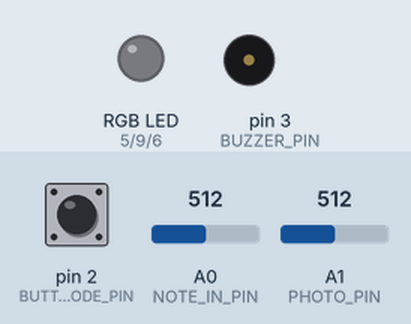
Simulated run of this sketch. Board: Arduino Uno, built with avr-gcc and run on an emulated ATmega328P. Shown: an RGB LED mixed from three pins (HIGH = lit), buzzer (waves = sounding). The test bench sets the inputs (shaded band); at power-on: pin 2 (BUTTON_MODE_PIN) LOW, A0 (NOTE_IN_PIN) = 512, A1 (PHOTO_PIN) = 512. Dim RGB values are drawn brighter than linear.

Above: at 1.2 s.
1.3 s: pin 2 (BUTTON_MODE_PIN) pulled HIGH for 1 s
At 3.6 s:
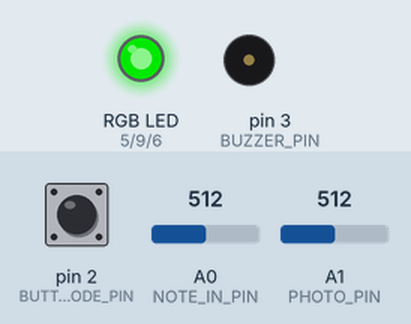
4.0 s: pin 2 (BUTTON_MODE_PIN) pulled HIGH for 0.15 s
At 4.7 s:
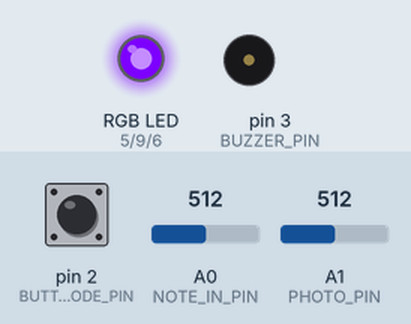
5.9 s: pin 2 (BUTTON_MODE_PIN) pulled HIGH for 3.2 s
At 9.6 s:
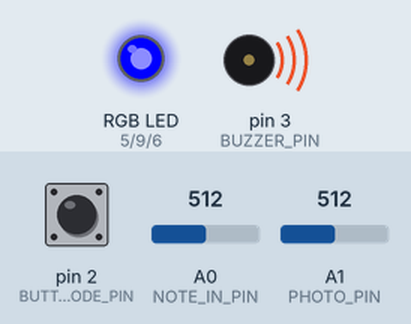
10.6 s: A0 (NOTE_IN_PIN) set to 10
At 11.2 s:
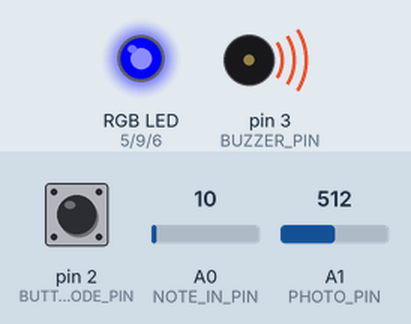
12.1 s: A0 (NOTE_IN_PIN) set to 7
At 13.3 s:
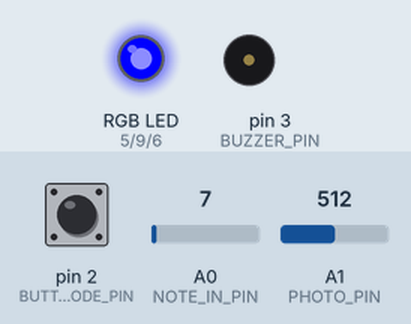
13.6 s: pin 2 (BUTTON_MODE_PIN) pulled HIGH for 1 s
At 14.2 s:
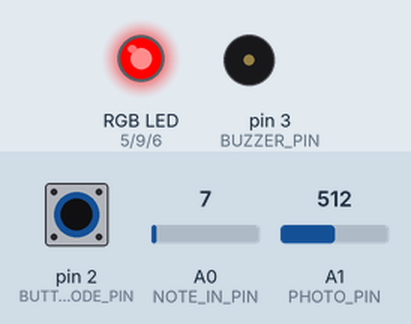
Timing chart, 0 to 18.6 s (numbered marks = the images above; inputs shaded):
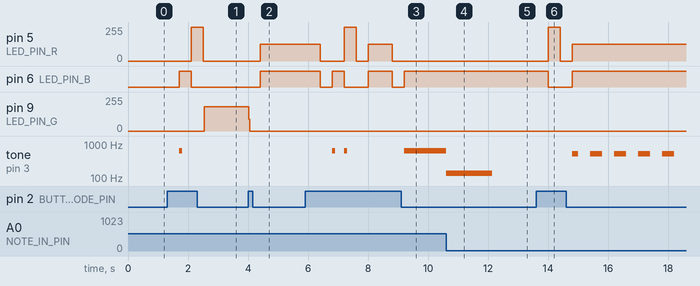

The sketch:

Gerald_Alvarez_etudeThree.ino
```cpp
/**********************ETUDE 3 CART 360 2017*******************************
 * WELCOME! IN THIS ETUDE WE WILL USE TIMERS & THE RUNNING AVERAGE
 * THE PURPOSE OF THIS EXERCISE IS EXTEND ETUDE_2 WITH THE FOLLOWING FUNCTIONALITY:
 * 1/ WE WILL CHANGE THE RECORD MODE SUCH THAT IT NOT ONLY RECORDS THE NOTE BUT THE DURATION THAT NOTE WAS PRESSED AS WELL
 * WE WILL ALLOW A USER TO HOLD DOWN A BUTTON FOR A MAXIMUM OF 5 SECONDS
 * 2/ WE WILL ADD A PHOTOCELL TO INCORPORATE FREQUENCY MODULATION - WHEN YOU PRESS A BUTTON AND AFFECT THE PHOTOCELL,
 * THE FREQUENCY WILL CHANGE
 * 3/ IN RECORD MODE -YOU WILL PLAY THE NOTE LIVE WITH THE LIVE VALUE OF THE PHOTOCELL, IN PLAYBACK YOU WILL USE THE AVERAGE
 * PHOTOCELL VALUE AS AN OFFSET TO THE FREQUENCY
 * 4/ WE WILL HAVE A NEW PLAYMODE WHICH WILL PLAYBACK THE FREQUENCY+AVERAGE PHOTO VAL AND THE DURATION ASSOCIATED WITH THE NOTE
 * 5/ ADDITIONALLY, IN PLAYBACK, THE LED COLOR WILL CHANGE BRIGHTNESS ACCORDING TO THE NOTE VALUE
 * 6/ RE-IMPLEMENT THE LIVE MODE TO INCORPORATE THE PHOTOCELL VALUE
 * PLEASE NOTE:: THE OTHER NEW FUNCTIONS(BESIDES 6/)TO IMPLEMENT ARE AT THE BOTTOM OF THE CODE...


 * PLEASE FOLLOW THE INSTRUCTIONS IN THE COMMENTS:
 * DO NOT ADD ANY MORE FUNCTION DEFINITIONS
 * ONLY IMPLEMENT THE FUNCTION DEFINITIONS SUPPLIED
 * THERE IS NO NEED TO ADD ANY NEW VARIABLES OR CONSTANTS
 * PROVIDE COMMENTS FOR ANY OF THE CODE IMPLEMENTED
 * GOOD LUCK!
 */
/**** CONSTANTS ********************************************************/

#define BUTTON_MODE_PIN 2 // Button to change the mode

// constants for RGB LED
#define LED_PIN_R 5 // R PIN
#define LED_PIN_G 9 // G PIN
#define LED_PIN_B 6 // B PIN

// constant for note in (button-resistor ladder on breadboard)
# define NOTE_IN_PIN A0

//constant for max number of notes in array
#define MAX_NOTES 16

// a constant for duration
const int duration = 200;

// constant for pin to output for buzzer
#define BUZZER_PIN 3 // PWM

// constant for input from photo cell
#define PHOTO_PIN A1

// constant for size of running samples array (for averging)
#define RUNNING_SAMPLES 16

// max pressing time
const int MAX_PRESS_TIME = 5000;

/******** VARIABLES *****************************************************/
// counter for how many notes we have
int countNotes = 0;
// array to hold the notes played (for record/play mode)
int notes [MAX_NOTES];
int mode = 0; // start at off
/******** VARIABLES FOR ETUDE 3 *****************************************************/
// NEW FOR ETUDE 3: array to hold durations
// will be a parallel array to the notes array -
// meaning that at index 0 of notes[] is stored the 1st frequency, and at index 0 of
// the durations array  is stored the 1st duration for THAT note....
int durations [MAX_NOTES];

// boolean to determine if a note button was being pressed:
boolean activeNoteButton = false;

// keep track of the active frequency
int activeFrequency = 0;

// keep track of offset Freq generated by the photocell
int offsetFrequency = 0;

// keep track of average Freq generated by the photocell
int averageOffsetFreq = 0;

// timer vars
unsigned long timePassed;
unsigned long startTime;

// var to hold the note pressed
int testNote;

// vars for averageing
int runningAverageBuffer[RUNNING_SAMPLES];
int nextCount = 0;

/*************************************************************************/


/**********************SETUP() DO NOT CHANGE*******************************/
// Declare pin mode for the single digital input
void setup()
{
  pinMode(BUTTON_MODE_PIN, INPUT);
  Serial.begin(9600);
}

/**********************LOOP() DO NOT CHANGE *******************************
 * INSTRUCTIONS:
 * There is NO NEED to change the loop - it establishes the flow of the program
 * We call here 3 functions repeatedly:
 * 1: chooseMode(): this function will determine the mode that your program is in
 * based on if the button (linked to the BUTTON_MODE_PIN) was pressed
 * 2: setRGB(): will set the color of the RGB LED based on the value of the mode variable
 * 3: selectMode(): will determine which function to call based on the value of the mode variable

**************************************************************************/
void loop()
{
  chooseMode();
  setRGB();
  selectMode();
}
/******************CHOOSEMODE() *********************************
 * INSTRUCTIONS:
 * Read the value from the Button (linked to the BUTTON_MODE_PIN) and
 * if is being pressed then change the mode variable.
 * REMEMBER:
 * mode == 0 is reset
 * mode == 1 is live
 * mode == 2 is record
 * mode == 3 is play
 * mode == 4 is loopMode
 * Every time the user presses the button, the program will go to the next mode,
 * once it reaches 4, it should go back to mode == 0.
 * (i.e. if mode ==2 and we press, then mode ==3) ...
**************************************************************************/
void chooseMode() {
  if (digitalRead(BUTTON_MODE_PIN) == HIGH)
  {
    delay(400);
    if (mode < 4) mode++;
    else mode = 0;
  }
}

/******************SETRGB()*********************************************
 * INSTRUCTIONS:
 * Depending on the value of the mode variable:
 * if the mode is 0 - RGB LED IS OFF
 * if the mode is 1 - RGB LED IS BLUE
 * if mode is 2 - RGB LED IS RED
 * if mode is 3 - RGB LED IS GREEN
 * if mode is 4 - RGB LED iS PURPLE
 * YOU MUST USE A SWITCH CASE CONSTRUCT (NOT A SERIES OF IF / ELSE STATEMENTS
**************************************************************************/
void setRGB()
{
  switch (mode)
  {
    case 0:
      {
        analogWrite(LED_PIN_R, 0);   // Turn on the LED -R
        analogWrite(LED_PIN_G, 0);   // Turn on the LED -G
        analogWrite(LED_PIN_B, 0);   // Turn on the LED -B
        break;
      }
    case 1:
      {
        analogWrite(LED_PIN_R, 0);   // Turn on the LED -R
        analogWrite(LED_PIN_G, 0);   // Turn on the LED -G
        analogWrite(LED_PIN_B, 255);   // Turn on the LED -B
        break;
      }
    case 2:
      {
        analogWrite(LED_PIN_R, 255);   // Turn on the LED -R
        analogWrite(LED_PIN_G, 0);   // Turn on the LED -G
        analogWrite(LED_PIN_B, 0);   // Turn on the LED -B
        break;
      }
    case 3:
      {
        analogWrite(LED_PIN_R, 0);   // Turn on the LED -R
        analogWrite(LED_PIN_G, 255);   // Turn on the LED -G
        analogWrite(LED_PIN_B, 0);   // Turn on the LED -B
        break;
      }

    case 4:
      {
        analogWrite(LED_PIN_R, 125);   // Turn on the LED -R
        analogWrite(LED_PIN_G, 0);   // Turn on the LED -G
        analogWrite(LED_PIN_B, 255);   // Turn on the LED -B
        break;
      }
    default:
      {
        // do nothing
        break;
      }
  }
}
/**********************SELECTMODE() *******************************
 * INSTRUCTIONS:
 * There is NO NEED to change this function - it selects WHICH function should run based on the mode variable
 * There are 4 possibilities
 * 1: reset(): this function will reset any arrays etc, and will do nothing else
 * 2: live(): this function will play the corresponding notes
 * to the user pressing the respective buttons.
 * NOTE:: the notes played are NOT stored
 * 3: record(): this function will play the corresponding notes
 * to the user pressing the respective buttons
 * AND will STORE up to 16 consecutive notes in an array.
 * 4: play(): this function will playback any notes stored in the array that were recorded
 * in the previous mode
 * 5: loopMode(): this function will playback any notes stored in the array that were recorded,
 * BUT unlike the previous mode, you can choose in which sequence the notes are played.
 * REQUIRED: only play notes from the array (no live stuff)

******************************************************************************/
void selectMode()
{
  if (mode == 0) {
    reset();
  }
  else if (mode == 1) {
    live();
  }
  else if (mode == 2) {
    //record();
    /******NEW*********/
    recordWithDuration();
  }

  else if (mode == 3) {
    //play();
    /******NEW*********/
    playWithDuration();
  }

  else if (mode == 4) {
    loopMode();
  }
}
/******************RESET() **************************************
 * INSTRUCTIONS:
 * this function should ensure that any notes recorded are no longer available
**************************************************************************/
void reset()
{
  countNotes = 0;
  noTone(BUZZER_PIN);

}
/******************LIVE()  - RE-IMPLEMENT **************************************
 * INSTRUCTIONS:
 * this function will play the corresponding notes
 * to the user pressing the respective buttons
 * NOTE:: the notes played are NOT stored
 * SO: you need read in the input from the analog input (linked to the button-resistor ladder combo)
 * ALSO - get the value of the photo cell and combine it with the note frequency
 * THEN - output the note to the buzzer using the tone() function, as 3rd argument
 * make the duration value == to 100
**************************************************************************/
void live()
{
  offsetFrequency = getPhotoFrequency();
  // output sound
  //to remove the noise just in case
  int theAdjuster = 8;

  //get analog value of the button keys
  int pinVal = analogRead(NOTE_IN_PIN);

  //evaluate the pinVal is greater than noise and button is pressed
  if (pinVal > theAdjuster){
    //play the tone
    tone(BUZZER_PIN, pinVal + offsetFrequency, 100);
  }
}

/******************LOOPMODE(): DONE************************************
 * INSTRUCTIONS:
 * this function will playback any notes stored in the array that were recorded
 * in the previous mode
 * SO: you need to go through the array of values (be careful - the user may not have put in MAX_NOTES)
 * READ values IN ANY ORDERING (You MUST use the array - but you can determine your own sequence)
 * AND output each note to the buzzer using the tone() function
 * ALSO: as long as we are in this mode, the notes are played over and over again
 * BE CAREFUL: make sure you allow for the user to get to another mode from the mode button...
**************************************************************************/
void loopMode()
{
  for (int i = 0; i < countNotes; i++)
  {
    /* https://www.arduino.cc/en/Reference/Tone */
    tone(BUZZER_PIN, notes[i], duration);
    delay(duration); // wait for tone to finish
    //check if mode button is pressed
    if (digitalRead(BUTTON_MODE_PIN) == HIGH) {
      break;
    }
  }
  for (int i = countNotes - 1; i >= 0; i--)
  {
    /* https://www.arduino.cc/en/Reference/Tone */
    tone(BUZZER_PIN, notes[i], duration);
    delay(duration); // wait for tone to finish
    //check if mode button is pressed
    if (digitalRead(BUTTON_MODE_PIN) == HIGH) {
      break;
    }
  }
}

/******************RECORDWITHDURATION(): IMPLEMENT *********************************
 * INSTRUCTIONS:
 * this function will play the corresponding notes
 * to the user pressing the respective buttons
 * AND will STORE up to 16 consecutive notes in an array.
 * It will ALSO use a timer to keep track of how long the current note button has been pressed
 * It will ALSO sample the photocell value to be used live as well as well as calling the function to calculate
 * the running average of the photocell value
 * SO:I have implemented a basic framework for you to follow - the basic state machine.
 * YOUR JOB is to implement the NEW functions that get called within the framework...
**************************************************************************/
void recordWithDuration()
{
  // to handle a little bit of noise
  int theAdjuster = 8;
  // check we have not stored more than 16 notes
  if (countNotes < MAX_NOTES)
  {
    // read in the value from button press
    testNote = analogRead(NOTE_IN_PIN);
    /*** STATE A::: *******************************************
     *  IF the testNote is > min AND the timer has not reached 5 secs:
     *  This means we are pressing on a note button
     */
    if (testNote > theAdjuster && (timePassed < MAX_PRESS_TIME)) {
      /*** STATE AA::: *******************************************
       *  IF the boolean is false it means we have just started to press the button
       *  YOU now need to implement the function below which will set up all things
       *  required to have a new timer
      */
      if (activeNoteButton == false)
      {
        /*** FUNCTION TO IMPLEMENT ***/
        startUpTimer();

      }
      /*** STATE AA::: *******************************************
        *  IF the boolean is true it means we are continuing to press the button
        *  YOU now need to implement the function below which will allow for
        *  1/ timer to be updated
        *  2/ get the photoCell Value
        *  3/ get the current running average
       */
      else
      { // update the timer
        /*** FUNCTION TO IMPLEMENT ***/
        updateTimer();
        /*** FUNCTION TO IMPLEMENT ***/
        offsetFrequency = getPhotoFrequency();
        /*** FUNCTION TO IMPLEMENT ***/
        playCurrentNote();
        /*** FUNCTION TO IMPLEMENT ***/
        averageOffsetFreq = getRunningAverage();
      }
    }
    /*** STATE B::: *******************************************
    *  IF the testNote is > min AND the timer HAS reached 5 secs:
    *  then WRITE the code to turn OFF the buzzer.
    */
    else if (testNote > theAdjuster && (timePassed > MAX_PRESS_TIME))
    {
      // WRITE the code to turn OFF the buzzer
      noTone(BUZZER_PIN);

    }
    /*** STATE C::: *******************************************
    *  IF the testNote is < min AND the boolean is true
    *  this means we have STOPPED pressing the button
    *  YOU: need to implement the function to update the arrays etc
    */
    else if ((testNote <= theAdjuster && activeNoteButton == true) ) {
      /*** FUNCTION TO IMPLEMENT ***/
      updateArraysWithNoteAndTimings();
    }
  }//end of first if

}

/******************STARTUPTIMER(): IMPLEMENT *********************************
 * INSTRUCTIONS:
 * this function will set all required variables to reset the timer
**************************************************************************/
void startUpTimer()
{
  //assign the current time (millis()).
  startTime = millis();
  //reset timePassed
  timePassed = 0;
  //set to true; indicate the button state is active
  activeNoteButton = true;
}
/******************UPDATETIMER(): IMPLEMENT *********************************
 * INSTRUCTIONS:
 * this function will update the current timer
**************************************************************************/
void updateTimer()
{
  //update the timer | current timer minus the last update.
  timePassed = millis() - startTime;


}
/******************PLAYCURRENTNOTE(): IMPLEMENT *********************************
 * INSTRUCTIONS:
 * this function will play the current note being pressed in RecordDuration mode
 * and the frequency should be note value + offset from photocell
 * add as the 3rd parameter to the tone() a duration of 100
**************************************************************************/
void playCurrentNote()
{

  //play the tone
  tone(BUZZER_PIN, testNote + offsetFrequency, 100);
  //hold the tone for the notes array | set the current tone to active frequency
  activeFrequency = testNote;

}
/******************UPDATEARRAYSWITHNOTEANDTIMINGS(): IMPLEMENT *********************************
 * INSTRUCTIONS:
 * this function will handle the case where the note is no longer being pressed:
 * you need to update the arrays
 * NOTE: please for the note value  - combine with the running average val from the photocell
 * reset the necessary booleans
 * reset any counters
**************************************************************************/
void updateArraysWithNoteAndTimings()
{
  //IMPLEMENT
  if (countNotes < MAX_NOTES) {
     //fill in the note
    notes[countNotes] = activeFrequency + averageOffsetFreq;
    //fill in the duration
    durations[countNotes] = timePassed;
    //increment
    countNotes++;
  } else {
    //reset
    countNotes = 0;
  }
  //set button state to false | not pressed
  activeNoteButton = false;
}
/******************GETPHOTOFREQUENCY(): IMPLEMENT *********************************
 * INSTRUCTIONS:
 * this function will get input from the photocell
 * please scale and return the value accordingly
**************************************************************************/
int getPhotoFrequency()
{
  //integer place holder for photocell's value
  int photoVal = analogRead(PHOTO_PIN);

  //returning the scaled photocell's value
  return map(photoVal, 0, 1023, 0, 255);
}

/******************GETRUNNINGAVERAGE(): IMPLEMENT *********************************
 * INSTRUCTIONS:
 * this function should compute the running average of the photcell value (returned from the
 * getPhotoFrequency() function).
**************************************************************************/
int getRunningAverage()
{

  //check the count limit
  if (nextCount < RUNNING_SAMPLES) {
    //fill the running average buffer
    runningAverageBuffer[nextCount] = getPhotoFrequency();
    nextCount++;
  } else {
    nextCount = 0;
  }

  //total sum of photocell's input
  int totalSum = 0;

  //looping through sixteen times to calculate total sum
  for (int i = 0; i < RUNNING_SAMPLES; i++) {
    //adding the sum
    totalSum += runningAverageBuffer[i];
  }

  //return the average
  return totalSum / RUNNING_SAMPLES;

}
/******************COLORLED(): IMPLEMENT *********************************
 * INSTRUCTIONS:
 * this function will change the color of the led (in playback mode) to have the brightness
 * adjusted according to the frequency of the note being played (range : 0-255)
**************************************************************************/
void colorLED(int col)
{
  analogWrite(LED_PIN_R, 0);   // Turn on the LED -R
  analogWrite(LED_PIN_G, col);   // Turn on the LED -G
  analogWrite(LED_PIN_B, 0);   // Turn on the LED -B

}
/******************PLAYWITHDURATION(): IMPLEMENT *********************************
 * INSTRUCTIONS:
 * this function will got through the notes array and play back the note and
 * its corresponding duration value.
 * NOTE: we have not implemented any case/code for pauses  - this can be a fixed value
 * ALSO: call the function to change the color of the LED using the correct argument.
 * ALSO: note that the mode button will not be super responsive UNLESS you press the button
 * continuously - that is ok for this etude.
**************************************************************************/
void playWithDuration()
{
  //IMPLEMENT
  //check for it not to exceed limit size of the array
  if (countNotes < MAX_NOTES) {
    tone(BUZZER_PIN, notes[countNotes], durations[countNotes]);
    //change the light intensty according to note frequency and scaled it
    colorLED(map(notes[countNotes], 0, 1023, 0, 255));
    //delay to allow the tone to play
    delay(durations[countNotes]);
    //increment
    countNotes++;
  } else
  { //reset
    countNotes = 0;
  }
}

/******************PLAY(): SOLUTION: ETUDE_2 ************************************
 * INSTRUCTIONS:
 * this function will playback any notes stored in the array that were recorded
 * in the previous mode
 * SO: you need to go through the array of values (be careful - the user may not have put in MAX_NOTES)
 * READ each value IN ORDER
 * AND output each note to the buzzer using the tone() function
 * ALSO: as long as we are in this mode, the notes are played over and over again
 * BE CAREFUL: make sure you allow for the user to get to another mode from the mode button...
**************************************************************************/
void play()
{

  for (int i = 0; i < countNotes; i++)
  {
    /* https://www.arduino.cc/en/Reference/Tone */
    tone(BUZZER_PIN, notes[i], duration);
    delay(duration); // wait for tone to finish
    //check if mode button is pressed
    if (digitalRead(BUTTON_MODE_PIN) == HIGH) {
      break;
    }
  }
}
/******************RECORD(): SOLUTION_ETUDE_2 **********************************
 * INSTRUCTIONS:
 * this function will play the corresponding notes
 * to the user pressing the respective buttons
 * AND will STORE up to 16 consecutive notes in an array.
 * SO:you need read in the input from the analog input (linked to the button-resistor ladder combo)
 * AND - output the note to the buzzer using the tone() function
 * THEN store that note in the array  - BE CAREFUL - you can only allow for up to MAX_NOTES to be stored
********************************************************************************/
void record()
{

  if (countNotes < MAX_NOTES)
  {
    // add a note to the array if have a value
    int testNote = analogRead(NOTE_IN_PIN);
    if (testNote > 0)
    {
      notes[countNotes] = testNote; // possible vals?
      tone(BUZZER_PIN, notes[countNotes], duration);
      delay(duration); // wait for tone to finish
      countNotes++;
      delay(100);


    }

  }
}
/*********************************************************************************/
```

Measured:
- the behaviour switches between 9 and 8 on A0 (NOTE_IN_PIN) (found by bisection; images 4 and 5)
- after the input at 1.3 s, pin 5 (LED_PIN_R): 0/255 → 255/255 after 0.80 s, → 0/255 0.40 s later; pin 6 (LED_PIN_B): LOW → HIGH after 0.40 s, → LOW 0.40 s later; pin 9 (LED_PIN_G): 0/255 → 181/255 after 1.2 s; tone on pin 3 (BUZZER_PIN): silent → 639 Hz after 0.40 s, → silent 0.10 s later
- after the input at 4.0 s, pin 5 (LED_PIN_R): 0/255 → 125/255 after 0.40 s; pin 6 (LED_PIN_B): LOW → HIGH after 0.40 s; pin 9 (LED_PIN_G): 181/255 → 0/255 at once
- after the input at 5.9 s, pin 5 (LED_PIN_R): 125/255 → 0/255 after 0.50 s, → 255/255 0.80 s later, → 0/255 0.40 s later, → 125/255 0.40 s later, … (5 changes in this stretch); pin 6 (LED_PIN_B): goes LOW 0.40 s, HIGH 0.40 s, LOW 0.80 s, HIGH 0.80 s, LOW 0.40 s, then HIGH, starting after 0.50 s
- after the input at 10.6 s, tone on pin 3 (BUZZER_PIN): 639 Hz → 137 Hz at once
- after the input at 12.1 s, tone on pin 3 (BUZZER_PIN): 137 Hz → silent after 0.05 s
- after the input at 13.6 s, pin 5 (LED_PIN_R): 0/255 → 255/255 after 0.40 s, → 0/255 0.40 s later, → 125/255 0.40 s later; pin 6 (LED_PIN_B): HIGH → LOW after 0.40 s, → HIGH 0.80 s later; tone on pin 3 (BUZZER_PIN): silent → 519 Hz after 1.2 s, then repeats every 0.80 s: silent 0.40 s, 519 Hz 0.40 s
